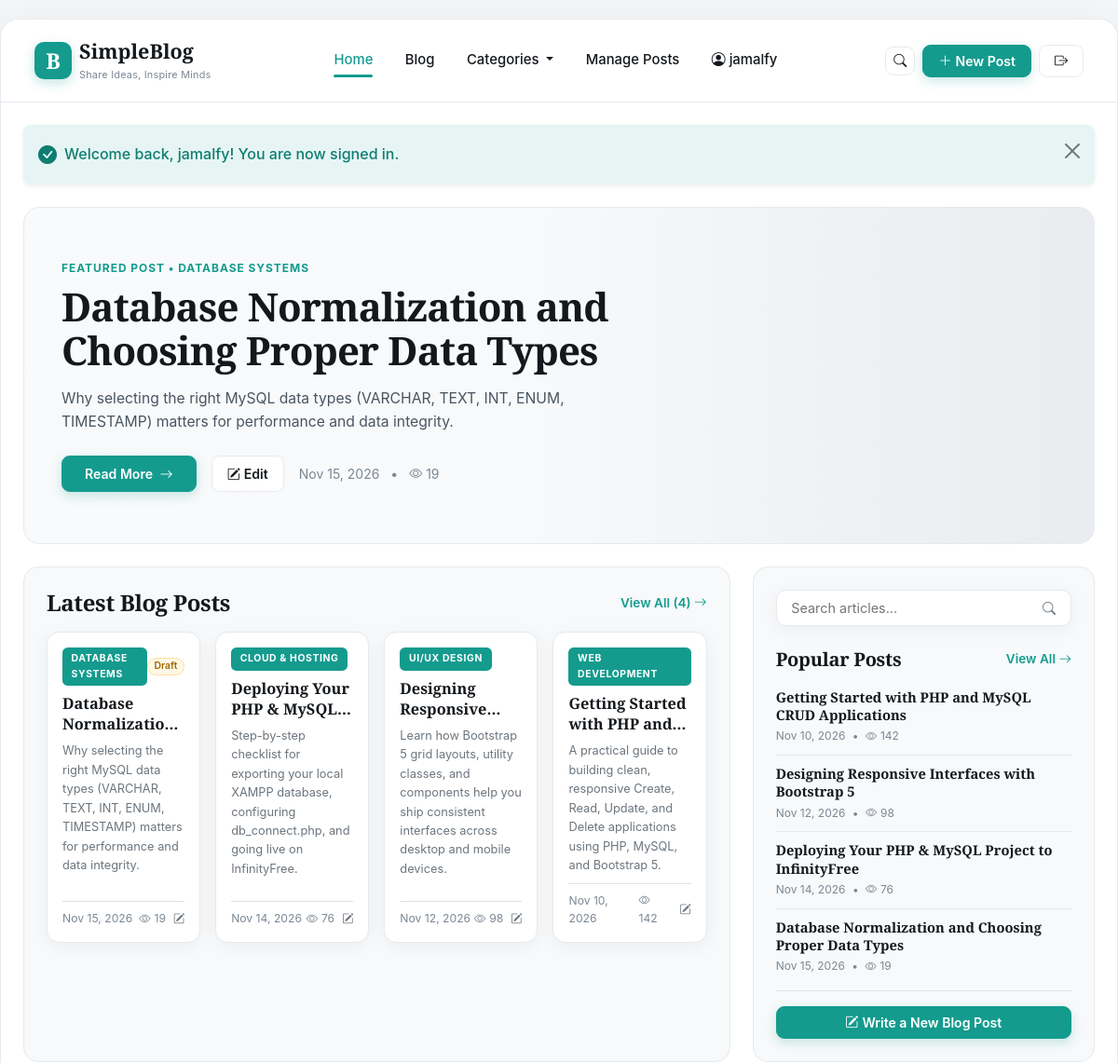
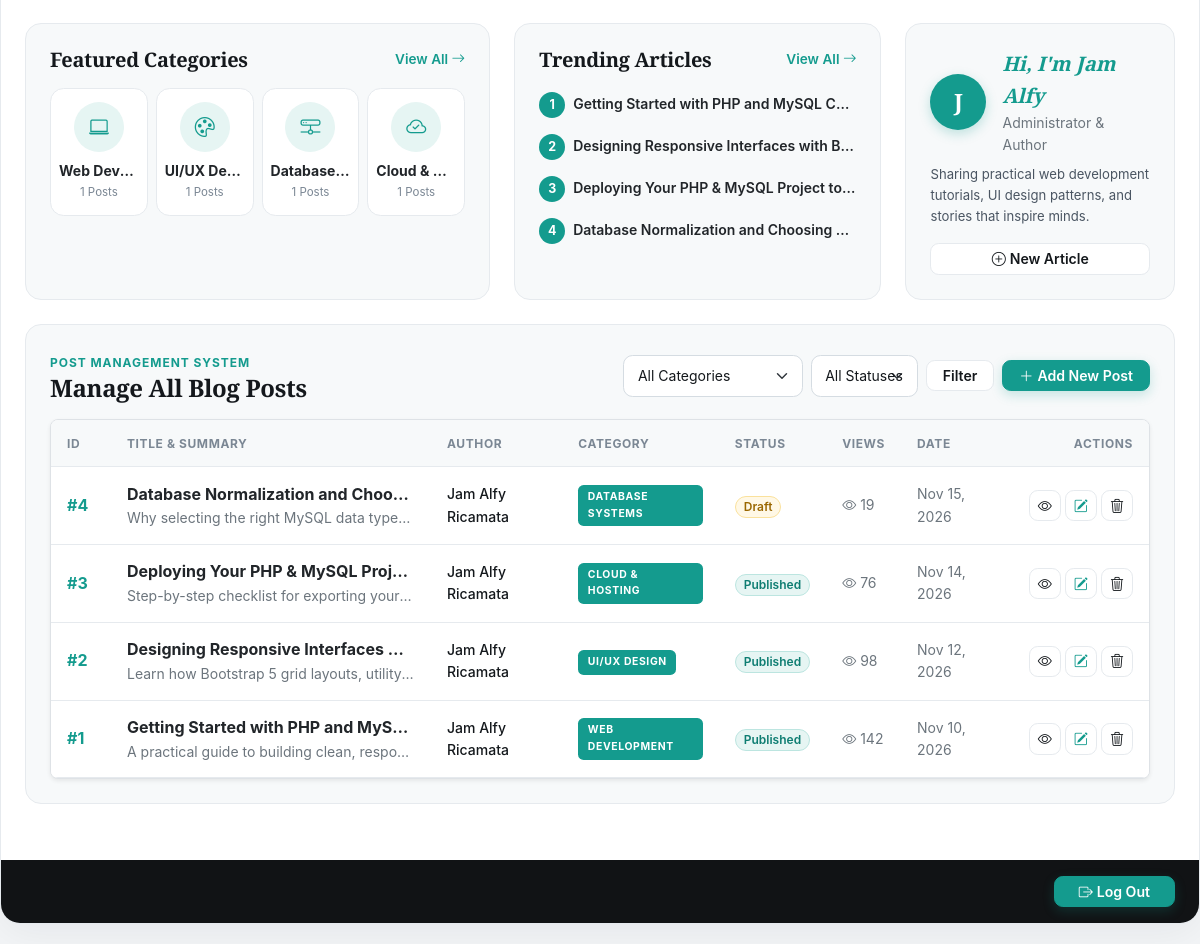
/index.php (signed in), run on the app's committed database (2 pictures, top to bottom).
### tables this page shows
CREATE TABLE IF NOT EXISTS `posts` (
  `id` int(11) UNSIGNED NOT NULL AUTO_INCREMENT,
  `title` varchar(255) NOT NULL,
  `author` varchar(100) NOT NULL,
  `category` varchar(80) NOT NULL,
  `summary` varchar(300) NOT NULL,
  `content` text NOT NULL,
  `status` enum('Published','Draft','Archived') NOT NULL DEFAULT 'Published',
  `reading_time` int(11) NOT NULL DEFAULT 3,
  `views` int(11) NOT NULL DEFAULT 0,
  `created_at` timestamp NOT NULL DEFAULT current_timestamp(),
  `updated_at` timestamp NOT NULL DEFAULT current_timestamp() ON UPDATE current_timestamp(),
  PRIMARY KEY (`id`)
);

### index.php (the view, shortened to what the rows shown need)
<?php
require_once 'db_connect.php';
$search   = trim($_GET['search'] ?? '');
$category = trim($_GET['category'] ?? '');
$sql = "SELECT id, title, author, category, summary, status, reading_time, views, created_at, updated_at FROM posts";
$sql .= " ORDER BY created_at DESC, id DESC";
$stmt = $conn->prepare($sql);
$stmt->execute();
$result = $stmt->get_result();
$posts  = $result->fetch_all(MYSQLI_ASSOC);
$popular_posts = [];
$pop_res = $conn->query("SELECT id, title, category, views, created_at FROM posts ORDER BY views DESC, id DESC LIMIT 4");
if ($pop_res) {
    $popular_posts = $pop_res->fetch_all(MYSQLI_ASSOC);
}
$featured_post = !empty($posts) ? $posts[0] : (!empty($popular_posts) ? $popular_posts[0] : null);
?>
<!DOCTYPE html>
<html lang="en">
<head>
    <link href="https://cdn.jsdelivr.net/npm/bootstrap@5.3.3/dist/css/bootstrap.min.css" rel="stylesheet">
    <link href="https://cdn.jsdelivr.net/npm/bootstrap-icons@1.11.3/font/bootstrap-icons.min.css" rel="stylesheet">
    <link href="assets/style.css?v=blogify1" rel="stylesheet">
</head>
<body>
    <div class="magazine-shell">
        <main class="p-3 p-md-4">
            <?php if ($featured_post): ?>
                <section class="featured-hero mb-4">
                    <div class="featured-hero-overlay">
                        <div class="col-lg-8">
                            <div class="eyebrow-teal mb-2">FEATURED POST &bull; <?= htmlspecialchars($featured_post['category']) ?></div>
                            <h1 class="hero-headline mb-3">
                                <?= htmlspecialchars($featured_post['title']) ?>
                            </h1>
                            <p class="mb-4" style="color: var(--text-body); font-size: 0.98rem; max-width: 640px;">
                                <?= htmlspecialchars($featured_post['summary'] ?? 'Discover insights, tutorials, and stories from our latest featured blog post.') ?>
                            </p>
                            <div class="d-flex flex-wrap align-items-center gap-3">
                                <a href="view.php?id=<?= (int) $featured_post['id'] ?>" class="btn btn-teal px-4 py-2">
                                    Read More <i class="bi bi-arrow-right ms-1"></i>
                                </a>
                                <a href="edit.php?id=<?= (int) $featured_post['id'] ?>" class="btn btn-soft px-3 py-2">
                                    <i class="bi bi-pencil-square me-1"></i>Edit
                                </a>
                                <span class="small" style="color: var(--text-muted);">
                                    <?= date('M d, Y', strtotime($featured_post['created_at'])) ?>
                                    <span class="mx-2">&bull;</span>
                                    <i class="bi bi-eye me-1"></i><?= number_format((int) $featured_post['views']) ?>
                                </span>
                            </div>
                        </div>
                    </div>
                </section>
            <?php endif; ?>
            <div class="row g-4 mb-4" id="latest-posts">
                <div class="col-lg-8">
                    <div class="section-box h-100">
                        <div class="d-flex flex-wrap justify-content-between align-items-center mb-3 gap-2">
                            <h2 class="h4 fw-bold mb-0 serif-title">
                                <?= $category !== '' ? htmlspecialchars($category) . ' Posts' : ($search !== '' ? 'Search Results' : 'Latest Blog Posts') ?>
                            </h2>
                        </div>
                        <?php if (empty($posts)): ?>
                            <div class="text-center py-5 bg-white rounded-3 border">
                                <i class="bi bi-journal-x fs-1" style="color: var(--teal-primary);"></i>
                                <h3 class="h6 fw-bold mt-2">No blog posts found</h3>
                                <p class="small text-secondary mb-3">Try clearing your search filter or publish a new blog post.</p>
                                <a href="create.php" class="btn btn-teal btn-sm px-3">
                                    <i class="bi bi-plus-lg me-1"></i>Create First Post
                                </a>
                            </div>
                        <?php else: ?>
                            <div class="row g-3">
                                <?php foreach (array_slice($posts, 0, 8) as $post): ?>
                                    <div class="col-sm-6 col-xl-3">
                                        <article class="post-card">
                                            <div class="p-3 d-flex flex-column justify-content-between flex-grow-1">
                                                <div>
                                                    <div class="d-flex justify-content-between align-items-center mb-2">
                                                        <span class="category-badge-teal">
                                                            <?= htmlspecialchars($post['category']) ?>
                                                        </span>
                                                        <?php if ($post['status'] !== 'Published'): ?>
                                                            <span class="badge <?= get_status_badge_class($post['status']) ?> rounded-pill" style="font-size: 0.65rem;">
                                                                <?= htmlspecialchars($post['status']) ?>
                                                            </span>
                                                        <?php endif; ?>
                                                    </div>
                                                    <h3 class="mb-2">
                                                        <a href="view.php?id=<?= (int) $post['id'] ?>" class="post-card-title">
                                                            <?= htmlspecialchars($post['title']) ?>
                                                        </a>
                                                    </h3>
                                                    <p class="small text-secondary mb-2" style="font-size: 0.8rem;">
                                                        <?= htmlspecialchars($post['summary']) ?>
                                                    </p>
                                                </div>
                                                <div class="pt-2 border-top d-flex justify-content-between align-items-center" style="font-size: 0.76rem; color: var(--text-muted);">
                                                    <span><?= date('M d, Y', strtotime($post['created_at'])) ?></span>
                                                    <div class="d-flex align-items-center gap-2">
                                                        <span><i class="bi bi-eye me-1"></i><?= number_format((int) $post['views']) ?></span>
                                                        <a href="edit.php?id=<?= (int) $post['id'] ?>" class="text-secondary" title="Edit Post">
                                                            <i class="bi bi-pencil-square"></i>
                                                        </a>
                                                    </div>
                                                </div>
                                            </div>
                                        </article>
                                    </div>
                                <?php endforeach; ?>
                            </div>
                        <?php endif; ?>
                    </div>
                </div>
                <div class="col-lg-4" id="sidebar-search">
                    <div class="section-box h-100 d-flex flex-column justify-content-between">
                        <div>
                            <div>
                                <?php foreach ($popular_posts as $pop): ?>
                                    <a href="view.php?id=<?= (int) $pop['id'] ?>" class="popular-item">
                                        <div>
                                            <div class="popular-title"><?= htmlspecialchars($pop['title']) ?></div>
                                            <div style="font-size: 0.75rem; color: var(--text-muted);">
                                                <?= date('M d, Y', strtotime($pop['created_at'])) ?>
                                                <span class="mx-1">&bull;</span>
                                                <i class="bi bi-eye me-1"></i><?= number_format((int) $pop['views']) ?>
                                            </div>
                                        </div>
                                    </a>
                                <?php endforeach; ?>
                            </div>
                        </div>
                    </div>
                </div>
            </div>
            <div class="row g-4 mb-4">
                <div class="col-lg-4">
                    <div class="section-box h-100">
                        <div class="d-flex flex-column gap-2">
                            <?php foreach (array_slice($popular_posts, 0, 4) as $idx => $trend): ?>
                                <a href="view.php?id=<?= (int) $trend['id'] ?>" class="d-flex align-items-center gap-2 text-decoration-none py-1">
                                    <span class="trending-rank-badge"><?= $idx + 1 ?></span>
                                    <span class="small fw-semibold text-dark text-truncate"><?= htmlspecialchars($trend['title']) ?></span>
                                </a>
                            <?php endforeach; ?>
                        </div>
                    </div>
                </div>
            </div>
            <section class="section-box" id="manage-posts">
                <div class="d-flex flex-wrap justify-content-between align-items-center gap-3 mb-3">
                    <div>
                        <h2 class="h4 fw-bold mb-0 serif-title">Manage All Blog Posts</h2>
                    </div>
                </div>
                <div class="bg-white rounded-3 border overflow-hidden shadow-sm">
                    <div class="table-responsive">
                        <table class="table table-hover mb-0">
                            <thead>
                                <tr>
                                    <th style="width: 60px;">ID</th>
                                    <th>Title &amp; Summary</th>
                                    <th>Author</th>
                                    <th>Category</th>
                                    <th>Status</th>
                                    <th>Views</th>
                                    <th>Date</th>
                                    <th class="text-end" style="min-width: 150px;">Actions</th>
                                </tr>
                            </thead>
                            <tbody>
                                <?php if (empty($posts)): ?>
                                    <tr>
                                        <td colspan="8" class="text-center py-4 text-secondary small">
                                            No records found. Click <strong>Add New Post</strong> to insert a record.
                                        </td>
                                    </tr>
                                <?php else: ?>
                                    <?php foreach ($posts as $post): ?>
                                        <tr>
                                            <td class="fw-bold" style="color: var(--teal-primary);">#<?= (int) $post['id'] ?></td>
                                            <td style="max-width: 320px;">
                                                <a href="view.php?id=<?= (int) $post['id'] ?>" class="fw-bold text-dark text-decoration-none d-block text-truncate">
                                                    <?= htmlspecialchars($post['title']) ?>
                                                </a>
                                                <small class="text-secondary d-block text-truncate">
                                                    <?= htmlspecialchars($post['summary']) ?>
                                                </small>
                                            </td>
                                            <td class="small fw-medium"><?= htmlspecialchars($post['author']) ?></td>
                                            <td>
                                                <span class="category-badge-teal">
                                                    <?= htmlspecialchars($post['category']) ?>
                                                </span>
                                            </td>
                                            <td>
                                                <span class="badge <?= get_status_badge_class($post['status']) ?> rounded-pill px-2 py-1">
                                                    <?= htmlspecialchars($post['status']) ?>
                                                </span>
                                            </td>
                                            <td class="small text-secondary">
                                                <i class="bi bi-eye me-1"></i><?= number_format((int) $post['views']) ?>
                                            </td>
                                            <td class="small text-secondary">
                                                <?= date('M d, Y', strtotime($post['created_at'])) ?>
                                            </td>
                                            <td class="text-end">
                                                <div class="d-inline-flex gap-1">
                                                    <a href="view.php?id=<?= (int) $post['id'] ?>" class="btn btn-sm btn-soft" title="Read Post">
                                                        <i class="bi bi-eye"></i>
                                                    </a>
                                                    <a href="edit.php?id=<?= (int) $post['id'] ?>" class="btn btn-sm btn-soft" title="Edit Post">
                                                        <i class="bi bi-pencil-square" style="color: var(--teal-primary);"></i>
                                                    </a>
                                                    <button
                                                        type="button"
                                                        class="btn btn-sm btn-soft text-danger"
                                                        title="Delete Post"
                                                        data-bs-toggle="modal"
                                                        data-bs-target="#deleteModal"
                                                        data-post-id="<?= (int) $post['id'] ?>"
                                                        data-post-title="<?= htmlspecialchars($post['title'], ENT_QUOTES) ?>"
                                                    >
                                                        <i class="bi bi-trash3"></i>
                                                    </button>
                                                </div>
                                            </td>
                                        </tr>
                                    <?php endforeach; ?>
                                <?php endif; ?>
                            </tbody>
                        </table>
                    </div>
                </div>
            </section>
        </main>
    </div>
</body>
</html>

### data on the page
posts: category "DATABASE SYSTEMS", title "Database Normalization and Choosing Proper Data Types", summary "Why selecting the right MySQL data types (VARCHAR, TEXT, INT, ENUM, TIMESTAMP) matters for performance and data integrity.", created_at "Nov 15, 2026", views "19", status "Draft", title "Database…", title "Database Normalization and Choosing…", id "4", title "Database Normalization and Choo…", summary "Why selecting the right MySQL data type…", author "Jam Alfy Ricamata"
posts: category "CLOUD & HOSTING", title "Deploying Your PHP &…", summary "Step-by-step checklist for exporting your local XAMPP database, configuring db_connect.php, and going live on InfinityFree.", created_at "Nov 14, 2026", views "76", title "Deploying Your PHP & MySQL Project to InfinityFree", title "Deploying Your PHP & MySQL Project to…", id "3", title "Deploying Your PHP & MySQL Proj…", summary "Step-by-step checklist for exporting your…", author "Jam Alfy Ricamata", status "Published"
posts: category "UI/UX DESIGN", title "Designing…", summary "Learn how Bootstrap 5 grid layouts, utility classes, and components help you ship consistent interfaces across desktop and mobile devices.", created_at "Nov 12, 2026", views "98", title "Designing Responsive Interfaces with Bootstrap 5", title "Designing Responsive Interfaces with B…", id "2", title "Designing Responsive Interfaces…", summary "Learn how Bootstrap 5 grid layouts, utility…", author "Jam Alfy Ricamata", status "Published"
posts: category "WEB DEVELOPMENT", title "Getting Started with PHP…", summary "A practical guide to building clean, responsive Create, Read, Update, and Delete applications using PHP, MySQL, and Bootstrap 5.", created_at "Nov 10, 2026", views "142", title "Getting Started with PHP and MySQL CRUD Applications", title "Getting Started with PHP and MySQL C…", id "1", title "Getting Started with PHP and MyS…", summary "A practical guide to building clean, respo…", author "Jam Alfy Ricamata", status "Published"

### other printed values
$_SESSION['auth_user'] "jamalfy"
$_SESSION['flash_message'] "Welcome back, jamalfy! You are now signed in."
count($posts) "4"
$fcat "Web Dev…"
$cat_counts[$fcat] "1"
$fcat "UI/UX De…"
$fcat "Database…"
$fcat "Cloud &…"
